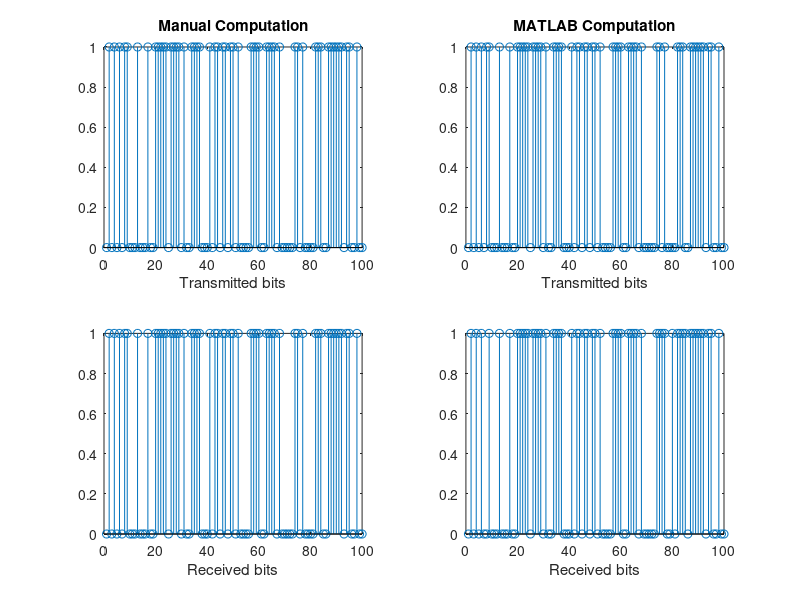
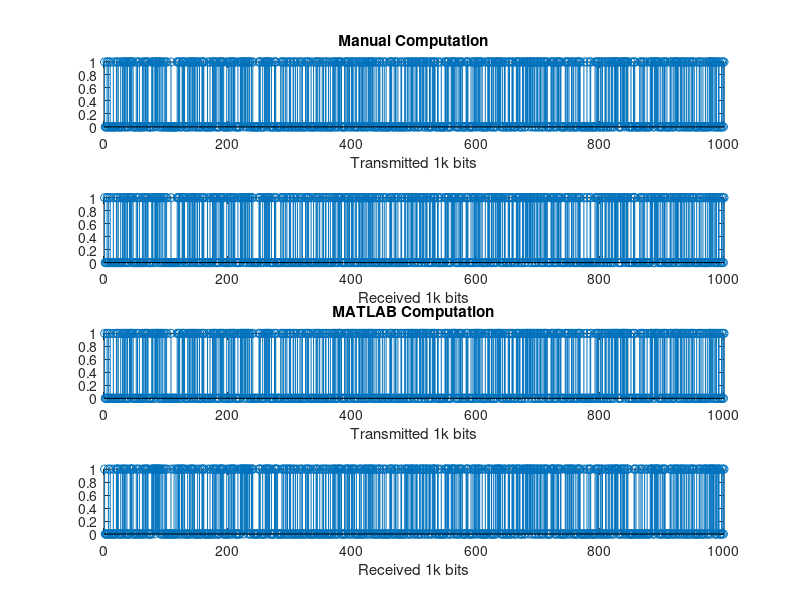
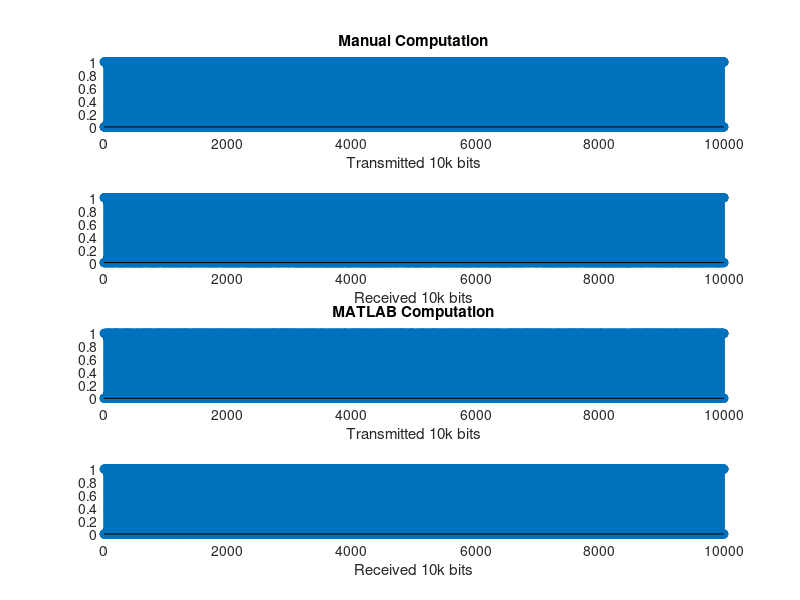
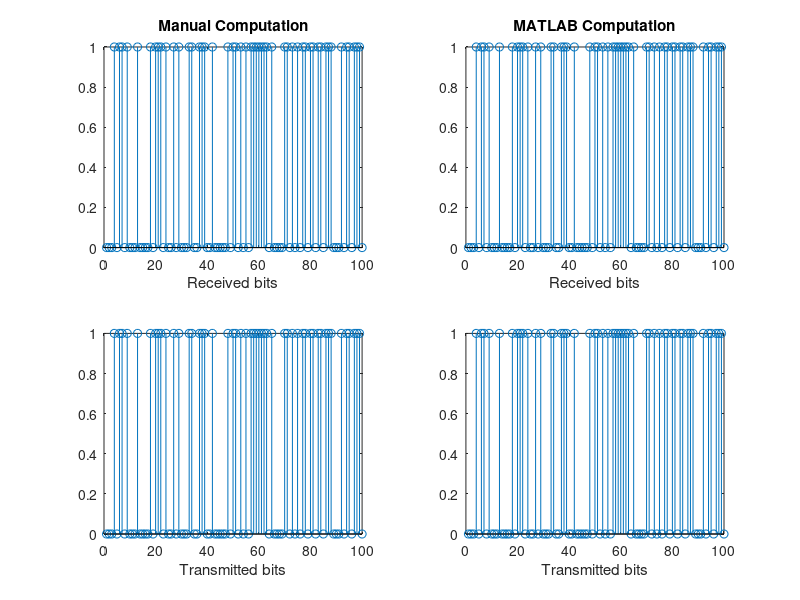

The MATLAB source for these figures, in order:
%% Marwin B. Alejo   2020-20221   EE214_Module1-LabEx2
% * Date Performed (d/m/y): 22/09/2021
% * Disclaimer: values of the used variables varies for every execurtion as
% these are dependent on the randomly defined values of 1s and 0s in N, 
% answers that require particular values are directed to the
% variable where it is stored.

%% I. Binary Symmetric Channel
% Consider a random transmission of 100 bits on a BSC with a 1-p=0.05
% and p=0.95, determine the probabiities of the ff. Let T = Transmitted and
% R = Received.

N_100 = 100; % number of bits to be generated
tx_100 = rand(1,N_100) > 0.5; % generate 100 random bits
tx0_100 = (sum(tx_100(:)==0))/N_100 % rate of transmitted 0's from 100 sample bits
tx1_100 = (sum(tx_100(:)==1))/N_100 % rate of transmitted 1's from 100 sample bits
txe_100 = 0.05; % transmission error probability rate
txs_100 = 0.95; % transmission success probability rate 

%% 1. Manual Computation of P()
% To determine error and success P(Rx) and P(Tx) through MANUAL 
% computations, the ff. equations must be considered:

% Manually computed P(R) - vector | manual XOR implementation
manual_rx_100 = tx_100.*txs_100+tx_100.*txe_100;

 %% a.1 P(R'1'): P() rxing 1s
% 
% $$P(R'1')=P(T'1')\times P(R'1'\mid T'1')+P(T'0')\times P(R'1'\mid T'0')$$
% 
rx1_100 = tx1_100*txs_100+tx0_100*txe_100; % computes the P(R'1')
fprintf('Given the conditions above, the probability that the receiver receive 1s from 100 sample bits is %.4f',rx1_100); % display P(R'1')

%% a.2 P(R'0'): P() rxing 0s
% 
% $$P(R'0')=P(T'0')\times P(R'0'\mid T'0')+P(T'1')\times P(R'0'\mid T'1')$$
% 
rx0_100 = tx0_100*txs_100+tx1_100*txe_100; % computes the P(R'0')
fprintf('Given the conditions above, the probability that the receiver receive 0s from 100 sample bits is %.4f',rx0_100); % display P(R'0')

%% b.1 P(R'1'|T'1') - conditional P() aka priti
% 
% $$P(R'1'|T'1')=\frac{P(T'1'|R'1')\times P(R'1')}{P(T'1')}$$
% 
PR1T1_100 = (txs_100*rx1_100)/tx1_100; % computes P(R'1'|T'1')
fprintf('Given the conditions above, the probability that the receiver receive bit 1 when the transmitted data by the transmitter is bit 1 is %.4f', PR1T1_100); %display P(R'1'|T'1')

%% b.2 P(R'0'|T'1') - conditional P() aka proti
% 
% $$P(R'0'|T'1')=\frac{P(T'1'|R'0')\times P(R'0')}{P(T'1')}$$
% 
PR0T1_100 = (txe_100*rx0_100)/tx1_100; % computes P(R'0'|T'1')
fprintf('Given the conditions above, the probability that the receiver receive bit 0 when the transmitter transmitted bit 1 is %.4f', PR0T1_100); %display P(R'0'|T'1')

%% b.3 P(R'1'|T'0') - conditional P() aka prito
% 
% $$P(R'1'|T'0')=\frac{P(T'0'|R'1')\times P(R'1')}{P(T'0')}$$
% 
PR1T0_100 = (txe_100*rx1_100)/tx0_100; % computes P(R'1'|T'0')
fprintf('Given the conditions above, the probability that the receiver receive bit 1 when the transmitted data by the transmitter is bit 0 is %.4f', PR1T0_100); %display P(R'1'|T'0')

%% b.4 P(R'0'|T'0') - conditional P() aka proto
% 
% $$P(R'0'|T'0')=\frac{P(T'0'|R'0')\times P(R'0')}{P(T'0')}$$
% 
PR0T0_100 = (txs_100*rx0_100)/tx0_100; % computes P(R'0'|T'0')
fprintf('Given the conditions above, the probability that the receiver receive bit 0 when the transmitter transmitted bit 0 is %.4f', PR0T0_100); %display P(R'0'|T'0')

%% c.1 P(T'1'|R'1') - bayesian P() aka P'tiri
% 
% $$P(T'1'|R'1')=\frac{P(R'1'|T'1')\times P(T'1')}{P(R'1'|T'1')\times P(T'1') + P(R'1'|T'0')\times P(T'0')}$$
% 
PT1R1_100 = (txs_100*tx1_100)/((txs_100*tx1_100)+(txe_100*tx0_100)); % computes P(T'1'|R'1')
fprintf('Given the conditions above, the probability that the transmitter transmitted bit 1 when the received data by the receiver is bit 1 is %.4f', PT1R1_100); %display P(T'1'|R'1')

%% c.2 P(T'0'|R'1') - bayesian P() aka P'tori
% 
% $$P(T'0'|R'1')=\frac{P(R'1'|T'0')\times P(T'0')}{P(R'1'|T'0')\times P(T'0') + P(R'1'|T'1')\times P(T'1')}$$
% 
PT0R1_100 = (txe_100*tx0_100)/((txe_100*tx0_100)+(txs_100*tx1_100)); % computes P(T'0'|R'1')
fprintf('Given the conditions above, the probability that the transmitter transmitted bit 0 when then receiver received bit 1 is %.4f', PT0R1_100); %display P(T'0'|R'1')

%% c.3 P(T'1'|R'0') - bayesian P() aka P'tiro
% 
% $$P(T'1'|R'0')=\frac{P(R'0'|T'1')\times P(T'1')}{P(R'0'|T'1')\times P(T'1') + P(R'0'|T'0')\times P(T'0')}$$
% 
PT1R0_100 = (txe_100*tx1_100)/((txe_100*tx1_100)+(txs_100*tx0_100)); % computes P(T'1'|R'0')
fprintf('Given the conditions above, the probability that the transmitter transmitted bit 1 when the received data by the receiver is bit 0 is %.4f', PT1R0_100); %display P(T'1'|R'0')

%% c.4 P(T'0'|R'0') - bayesian P() aka P'toro
% 
% $$P(T'0'|R'0')=\frac{P(R'0'|T'0')\times P(T'0')}{P(R'0'|T'0')\times P(T'0') + P(R'0'|T'1')\times P(T'1')}$$
% 
PT0R0_100 = (txs_100*tx0_100)/((txs_100*tx0_100)+(txe_100*tx1_100)); % computes P(T'0'|R'0')
fprintf('Given the conditions above, the probability that the transmitter send bit 0 when the receiver received bit 0 is %.4f', PT0R0_100); %display P(T'0'|R'0')

%% 2. MATLAB Computation of P()
% To determine error and success P(Rx) and P(Tx) through MATLAB, the ff. 
% codes must be considered:

% For comparison, this figure show the Tx and Rx of both the manually 
% computed (see line 25) and MATLAB-generated Rx vectors.

% lines 13-14 must be inserted here!!!
figure(); subplot(2,2,2)
stem(tx_100);
xlabel('Transmitted bits'); title('MATLAB Computation'); 
% determine is successfully transmitted or not
ch_100 = rand(1,N_100) > txs_100;
rx_100 = xor(tx_100, ch_100);
%plot the results'
subplot(2,2,4), stem(rx_100);
xlabel('Received bits');
subplot(2,2,1), stem(tx_100); xlabel('Transmitted bits'); title('Manual Computation');
subplot(2,2,3), stem(manual_rx_100); xlabel('Received bits'); 
%% 

% P(R'1') and P(R'0') - MATLAB values

% rate of received 0's from 100 sample bits
matlab_rx0_100 = (sum(rx_100(:)==0))/N_100

% rate of received 1's from 100 sample bits
matlab_rx1_100 = (sum(rx_100(:)==1))/N_100
%% 

% PR1T1 from MATLAB gen values
matlab_PR1T1_100 = (txs_100*matlab_rx1_100)/tx1_100 
%% 

% PR0T1 from MATLAB gen values
matlab_PR0T1_100 = (txe_100*matlab_rx0_100)/tx1_100 
%% 

% PR0T1 from MATLAB gen values
matlab_PR1T0_100 = (txe_100*matlab_rx1_100)/tx0_100 
%% 

% PR0T0 from MATLAB gen values
matlab_PR0T0_100 = (txs_100*matlab_rx0_100)/tx0_100 
%% 

% PT1R1 from MATLAB gen values
matlab_PT1R1_100 = (txs_100*tx1_100)/((txs_100*tx1_100)+(txe_100*tx0_100)) 
%% 

% PT0R1 from MATLAB gen values
matlab_PT0R1_100 = (txe_100*tx0_100)/((txe_100*tx0_100)+(txs_100*tx1_100)) 
%% 

% PT1R0 from MATLAB gen values
matlab_PT1R0_100 = (txe_100*tx1_100)/((txe_100*tx1_100)+(txs_100*tx0_100))
%% 

% PT0R0 from MATLAB gen values
matlab_PT0R0_100 = (txs_100*tx0_100)/((txs_100*tx0_100)+(txe_100*tx1_100))

%% Discussion for 1 and 2
% * The calculated P(R'1') and P(R'0') values are defined by the
% variables 'rx1_100' and 'rx0_100' for manual computation (see sec.a1-a2)
% and 'matlab_rx0_100' and 'matlab_rx1_100'. Although the small variance
% between the manually computed and MATLAB-generated received bits are not visible from the figure above, the
% numbers of these variables show that the there exist an error rate of up
% to ~5% (depending on the computed values in line 14) within the 
% transmission channel.
%
% * Similarly, the manually computed (sec.b1-c4) and MATLAB-generated (lines 116-157) 
% PR0T0, PR0T1, PR1T0, PR1T1, T1R1, R1T1, R1T0, and R0T0 show a tiny variance to none from each other assuring
% that there is only a chance of up to ~5% that the received or transmitted bits are
% erroneous. Moreover, the success transmission/receving rate of correct 1
% or 0 bits ccording to these probabilities is up to ~95%, which is aligned
% to the provided specification above.
%
% * By inspection, the values from the manually computed probabilities of the samples by
% conditional differ when the same means applied onto the MATLAB generated
% bits. In contrast to when these probabilities are computed through
% Bayesian theorem, the computed values do not change.

%% 3. Repeat experiment for N=1000 and N=10000 bits.
% To determine error and success P(Rx) and P(Tx) when N=1k and N=10k bits,
% the ff. codes must be realized.

%% 3.a.1 N=1000 bits (Manual Computation)
N_1k = 1000; % number of bits to be generated
tx_1k = rand(1,N_1k) > 0.5; % generate 1000 random bits
tx0_1k = (sum(tx_1k(:)==0))/N_1k % rate of tx 0's from 1k sample bits
tx1_1k = (sum(tx_1k(:)==1))/N_1k % rate of tx 1's from 1k sample bits
txe_1k = 0.05; % transmission error probability rate
txs_1k = 0.95; % transmission success probability rate 

% Manually computed P(R) - vector | manual XOR implementation
manual_rx_1k = tx_1k.*txs_1k+tx_1k.*txe_1k;
%% 

% P(R'1') of 1k bits
rx1_1k = tx1_1k*txs_1k+tx0_1k*txe_1k;
fprintf('Given the conditions above, the probability that the receiver receive 1s from 1000 sample bits is %.4f',rx1_1k);
%% 

% P(R'0') of 1k bits
rx0_1k = tx0_1k*txs_1k+tx1_1k*txe_1k;
fprintf('Given the conditions above, the probability that the receiver receive 0s from 1000 sample bits is %.4f',rx0_1k);
%% 

% P(R'1'|T'1') of 1k bits
PR1T1_1k = (txs_1k*rx1_1k)/tx1_1k;
fprintf('Given the conditions above, the probability that the receiver receive bit 1 when the transmitted data by the transmitter is bit 1 is %.4f', PR1T1_1k);
%% 

% P(R'0'|T'1') of 1k bits
PR0T1_1k = (txe_1k*rx0_1k)/tx1_1k;
fprintf('Given the conditions above, the probability that the receiver receive bit 0 when the transmitter transmitted bit 1 is %.4f', PR0T1_1k);
%% 

% P(R'1'|T'0') of 1k bits
PR1T0_1k = (txe_1k*rx1_1k)/tx0_1k;
fprintf('Given the conditions above, the probability that the receiver receive bit 1 when the transmitted data by the transmitter is bit 0 is %.4f', PR1T0_1k);
%% 

% P(R'0'|T'0') of 1k bits
PR0T0_1k = (txs_1k*rx0_1k)/tx0_1k;
fprintf('Given the conditions above, the probability that the receiver receive bit 0 when the transmitter transmitted bit 0 is %.4f', PR0T0_1k);
%% 

% P(T'1'|R'1') of 1k bits
PT1R1_1k = (txs_1k*tx1_1k)/((txs_1k*tx1_1k)+(txe_1k*tx0_1k));
fprintf('Given the conditions above, the probability that the transmitter transmitted bit 1 when the received data by the receiver is bit 1 is %.4f', PT1R1_1k);
%% 

% P(T'0'|R'1') of 1k bits
PT0R1_1k = (txe_1k*tx0_1k)/((txe_1k*tx0_1k)+(txs_1k*tx1_1k));
fprintf('Given the conditions above, the probability that the transmitter transmitted bit 0 when then receiver received bit 1 is %.4f', PT0R1_1k);
%% 

% P(T'1'|R'0') of 1k bits
PT1R0_1k = (txe_1k*tx1_1k)/((txe_1k*tx1_1k)+(txs_1k*tx0_1k));
fprintf('Given the conditions above, the probability that the transmitter transmitted bit 1 when the received data by the receiver is bit 0 is %.4f', PT1R0_1k);
%% 

% P(T'0'|R'0') of 1k bits
PT0R0_1k = (txs_1k*tx0_1k)/((txs_1k*tx0_1k)+(txe_1k*tx1_1k));
fprintf('Given the conditions above, the probability that the transmitter send bit 0 when the receiver received bit 0 is %.4f', PT0R0_1k);

%% 3.a.2 N=1000 bits (MATLAB Computation)
%% 

% lines 184-185 must be inserted here!!!
figure(); subplot(4,1,3)
stem(tx_1k);
xlabel('Transmitted 1k bits'); title('MATLAB Computation'); 
% determine is successfully transmitted or not
ch_1k = rand(1,N_1k) > txs_1k;
rx_1k = xor(tx_1k, ch_1k);
%plot the results'
subplot(4,1,4), stem(rx_1k);
xlabel('Received 1k bits');
subplot(4,1,1), stem(tx_1k); xlabel('Transmitted 1k bits'); title('Manual Computation');
subplot(4,1,2), stem(manual_rx_1k); xlabel('Received 1k bits'); 

%% 

% P(R'1') and P(R'0') - MATLAB values

% rate of received 0's from 1k sample bits
matlab_rx0_1k = (sum(rx_1k(:)==0))/N_1k

% rate of received 1's from 1k sample bits
matlab_rx1_1k = (sum(rx_1k(:)==1))/N_1k
%% 

% PR1T1 from MATLAB gen values - 1k bits
matlab_PR1T1_1k = (txs_1k*matlab_rx1_1k)/tx1_1k 
%% 

% PR0T1 from MATLAB gen values - 1k bits
matlab_PR0T1_1k = (txe_1k*matlab_rx0_1k)/tx1_1k 
%% 

% PR0T1 from MATLAB gen values - 1k bits
matlab_PR1T0_1k = (txe_1k*matlab_rx1_1k)/tx0_1k 
%% 

% PR0T0 from MATLAB gen values - 1k bits
matlab_PR0T0_1k = (txs_1k*matlab_rx0_1k)/tx0_1k 
%% 

% PT1R1 from MATLAB gen values - 1k bits
matlab_PT1R1_1k = (txs_1k*tx1_1k)/((txs_1k*tx1_1k)+(txe_1k*tx0_1k)) 
%% 

% PT0R1 from MATLAB gen values - 1k bits
matlab_PT0R1_1k = (txe_1k*tx0_1k)/((txe_1k*tx0_1k)+(txs_1k*tx1_1k)) 
%% 

% PT1R0 from MATLAB gen values - 1k bits
matlab_PT1R0_1k = (txe_1k*tx1_1k)/((txe_1k*tx1_1k)+(txs_1k*tx0_1k))
%% 

% PT0R0 from MATLAB gen values - 1k bits
matlab_PT0R0_1k = (txs_1k*tx0_1k)/((txs_1k*tx0_1k)+(txe_1k*tx1_1k))

%% Discussion for 3a1-2
% * The calculated P(R'1') and P(R'0') values are defined by the
% variables 'rx1_1k' and 'rx0_1k' for manual computation (see sec.3a1)
% and 'matlab_rx0_1k' and 'matlab_rx1_1k'. Although the small variance
% between the manually computed and MATLAB-generated received bits are not visible from the figure above, the
% numbers of these variables show that the there exist an error rate of up
% to ~5% (depending on the computed values of N) within the 
% transmission channel.
%
% * Similarly, the manually computed (sec.b1-c4) and MATLAB-generated (lines 271-300) 
% PR0T0, PR0T1, PR1T0, PR1T1, T1R1, R1T1, R1T0, and R0T0 show a tiny variance to none from each other assuring
% that there is only a chance of up to ~5% that the received or transmitted bits are
% erroneous. Moreover, the success transmission/receving rate of correct 1
% or 0 bits ccording to these probabilities is up to ~95%, which is aligned
% to the provided specification above.
%
% * By inspection, the values from the manually computed probabilities of the samples by
% conditional differ when the same means applied onto the MATLAB generated
% bits. In contrast to when these probabilities are computed through
% Bayesian theorem, the computed values do not change.

%% 3.b.1 N=10000 bits (Manual Computation)
N_10k = 10000; % number of bits to be generated
tx_10k = rand(1,N_10k) > 0.5; % generate 10000 random bits
tx0_10k = (sum(tx_10k(:)==0))/N_10k % rate of tx 0's from 10k sample bits
tx1_10k = (sum(tx_10k(:)==1))/N_10k % rate of tx 1's from 10k sample bits
txe_10k = 0.05; % transmission error probability rate
txs_10k = 0.95; % transmission success probability rate 

% Manually computed P(R) - vector | manual XOR implementation
manual_rx_10k = tx_10k.*txs_10k+tx_10k.*txe_10k;
%% 

% P(R'1') of 10k bits
rx1_10k = tx1_10k*txs_10k+tx0_10k*txe_10k;
fprintf('Given the conditions above, the probability that the receiver receive 1s from 10000 sample bits is %.4f',rx1_10k);
%% 

% P(R'0') of 10k bits
rx0_10k = tx0_10k*txs_10k+tx1_10k*txe_10k;
fprintf('Given the conditions above, the probability that the receiver receive 0s from 10000 sample bits is %.4f',rx0_10k);
%% 

% P(R'1'|T'1') of 10k bits
PR1T1_10k = (txs_10k*rx1_10k)/tx1_10k;
fprintf('Given the conditions above, the probability that the receiver receive bit 1 when the transmitted data by the transmitter is bit 1 is %.4f', PR1T1_10k);
%% 

% P(R'0'|T'1') of 10k bits
PR0T1_10k = (txe_10k*rx0_10k)/tx1_10k;
fprintf('Given the conditions above, the probability that the receiver receive bit 0 when the transmitter transmitted bit 1 is %.4f', PR0T1_10k);
%% 

% P(R'1'|T'0') of 10k bits
PR1T0_10k = (txe_10k*rx1_10k)/tx0_10k;
fprintf('Given the conditions above, the probability that the receiver receive bit 1 when the transmitted data by the transmitter is bit 0 is %.4f', PR1T0_10k);
%% 

% P(R'0'|T'0') of 10k bits
PR0T0_10k = (txs_10k*rx0_10k)/tx0_10k;
fprintf('Given the conditions above, the probability that the receiver receive bit 0 when the transmitter transmitted bit 0 is %.4f', PR0T0_10k);
%% 

% P(T'1'|R'1') of 10k bits
PT1R1_10k = (txs_10k*tx1_10k)/((txs_10k*tx1_10k)+(txe_10k*tx0_10k));
fprintf('Given the conditions above, the probability that the transmitter transmitted bit 1 when the received data by the receiver is bit 1 is %.4f', PT1R1_10k);
%% 

% P(T'0'|R'1') of 10k bits
PT0R1_10k = (txe_10k*tx0_10k)/((txe_10k*tx0_10k)+(txs_10k*tx1_10k));
fprintf('Given the conditions above, the probability that the transmitter transmitted bit 0 when then receiver received bit 1 is %.4f', PT0R1_10k);
%% 

% P(T'1'|R'0') of 10k bits
PT1R0_10k = (txe_10k*tx1_10k)/((txe_10k*tx1_10k)+(txs_10k*tx0_10k));
fprintf('Given the conditions above, the probability that the transmitter transmitted bit 1 when the received data by the receiver is bit 0 is %.4f', PT1R0_10k);
%% 

% P(T'0'|R'0') of 10k bits
PT0R0_10k = (txs_10k*tx0_10k)/((txs_10k*tx0_10k)+(txe_10k*tx1_10k));
fprintf('Given the conditions above, the probability that the transmitter send bit 0 when the receiver received bit 0 is %.4f', PT0R0_10k);

%% 3.b.2 N=10000 bits (MATLAB Computation)
%% 

% lines 302-303 must be inserted here!!!
figure(); subplot(4,1,3)
stem(tx_10k);
xlabel('Transmitted 10k bits'); title('MATLAB Computation'); 
% determine is successfully transmitted or not
ch_10k = rand(1,N_10k) > txs_10k;
rx_10k = xor(tx_10k, ch_10k);
%plot the results'
subplot(4,1,4), stem(rx_10k);
xlabel('Received 10k bits');
subplot(4,1,1), stem(tx_10k); xlabel('Transmitted 10k bits'); title('Manual Computation');
subplot(4,1,2), stem(manual_rx_10k); xlabel('Received 10k bits'); 
%% 

% P(R'1') and P(R'0') - MATLAB values

% rate of received 0's from 10k sample bits
matlab_rx0_10k = (sum(rx_10k(:)==0))/N_10k

% rate of received 1's from 10k sample bits
matlab_rx1_10k = (sum(rx_10k(:)==1))/N_10k
%% 

% PR1T1 from MATLAB gen values - 10k bits
matlab_PR1T1_10k = (txs_10k*matlab_rx1_10k)/tx1_10k 
%% 

% PR0T1 from MATLAB gen values - 10k bits
matlab_PR0T1_10k = (txe_10k*matlab_rx0_10k)/tx1_10k 
%% 

% PR0T1 from MATLAB gen values - 10k bits
matlab_PR1T0_10k = (txe_10k*matlab_rx1_10k)/tx0_10k 
%% 

% PR0T0 from MATLAB gen values - 10k bits
matlab_PR0T0_10k = (txs_10k*matlab_rx0_10k)/tx0_10k 
%% 

% PT1R1 from MATLAB gen values - 10k bits
matlab_PT1R1_10k = (txs_10k*tx1_10k)/((txs_10k*tx1_10k)+(txe_10k*tx0_10k)) 
%% 

% PT0R1 from MATLAB gen values - 10k bits
matlab_PT0R1_10k = (txe_10k*tx0_10k)/((txe_10k*tx0_10k)+(txs_10k*tx1_10k)) 
%% 

% PT1R0 from MATLAB gen values - 10k bits
matlab_PT1R0_10k = (txe_10k*tx1_10k)/((txe_10k*tx1_10k)+(txs_10k*tx0_10k))
%% 

% PT0R0 from MATLAB gen values - 10k bits
matlab_PT0R0_10k = (txs_10k*tx0_10k)/((txs_10k*tx0_10k)+(txe_10k*tx1_10k))

%% Discussion for 3b1-2
% * The calculated P(R'1') and P(R'0') values are defined by the
% variables 'rx1_10k' and 'rx0_10k' for manual computation (see sec.3b1)
% and 'matlab_rx0_10k' and 'matlab_rx1_10k'. Although the small variance
% between the manually computed and MATLAB-generated received bits are not visible from the figure above, the
% numbers of these variables show that the there exist an error rate of up
% to ~5% (depending on the computed values of N) within the 
% transmission channel.
%
% * Similarly, the manually computed (sec.b1-c4) and MATLAB-generated (lines 401-439) 
% PR0T0, PR0T1, PR1T0, PR1T1, T1R1, R1T1, R1T0, and R0T0 show a tiny variance to none from each other assuring
% that there is only a chance of up to ~5% that the received or transmitted bits are
% erroneous. Moreover, the success transmission/receving rate of correct 1
% or 0 bits ccording to these probabilities is up to ~95%, which is aligned
% to the provided specification above.
%
% * By inspection, the values from the manually computed probabilities of the samples by
% conditional differ when the same means applied onto the MATLAB generated
% bits. In contrast to when these probabilities are computed through
% Bayesian theorem, the computed values do not change.

%% Conclusion for sec.3
% * Regardless of the length of N or bits transmitted in the BSC
% configuration above, both the manual computations and MATLAB-generated
% simulations and probabilities suggested that the success rate of
% transmission and receiving over the BSC is ~95% with an error rate of
% ~5%. By inspection, it is also observed that the computed probabilities
% by 'conditional method' provide values with tiny variances between the
% manual computations and MATLAB-generated whilst there are none when using
% 'Bayesian method'. Overall, like the corss-validation formulas of confusion matrix, the equations above determine only the
% probabilities of success and error rates of data transmission and receiving the generated
% N-bits over the BSC and the combination of both values of Tx and Rx.
% Moreover, the computed values of these probabilistic equations proved
% that the success Tx(1,0,1,0)/Rx(1,1,0,0) rates of the considered BSC are
% ~95% when alike bits and ~5% when different bit value.

%% II. Non-Symmetric Channel
% Assume the channel is non-symmetric. The probability that a '1' is
% correctly received as '1' is 0.95 while the probability that a '0' is
% correctly received as '0' is 0.85.

%%
% Unlike the previous cases, the transmission rates of 0 and 1 are required
% to be identified since sucessful receive rate of 0 and 1 are already
% provided. Moreover, P(T'1') and P(T'0') must be determined to compute the 
% same probabilities above. The following equations below are necessary to 
% suffice these requirements.

%% 1.a Manual Computation
% * For this section of the lab activity, the author considered generating
% 100 random bits to 

N_100_NS = 100; % number of bits to be generated
rx_100_NS = rand(1,N_100_NS) > 0.5; % generate 100 random bits
rx0_100_NS = (sum(rx_100_NS(:)==0))/N_100_NS % rate of rx 0's from 100 sample bits
rx1_100_NS = (sum(rx_100_NS(:)==1))/N_100_NS % rate of rx 1's from 100 sample bits
rxe1_100_NS = 0.05; % rx 1 error probability rate
rxs1_100_NS = 0.95; % rx 1 success probability rate
rxe0_100_NS = 0.15; % rx 0 error probability rated
rxs0_100_NS = 0.85; % rx 0 success probability rate

%% a.1 P(T'1'): P() txing 1s
% 
% $$P(T'1')=P(R'1')\times P(T'1'\mid R'1')+P(R'0')\times P(T'1'\mid R'0')$$
%

manual_tx1_100_NS = rx_100_NS.*rxs1_100_NS+rx_100_NS.*rxe1_100_NS;
manual_tx0_100_NS = rx_100_NS.*rxs0_100_NS+rx_100_NS.*rxe0_100_NS;
manual_tx_100_NS = manual_tx1_100_NS .* manual_tx0_100_NS; %anding ops

% computes the P(T'1')
tx1_100_NS = rx1_100_NS*rxs1_100_NS+rx0_100_NS*rxe1_100_NS; 
fprintf('Given the conditions above, the probability that the transmitter transmitted 1s from 100 sample bits is %.4f',tx1_100_NS); % display P(T'1')

%% a.2 P(T'0'): P() txing 1s
% 
% $$P(T'0')=P(R'0')\times P(T'0'\mid R'0')+P(R'1')\times P(T'0'\mid R'1')$$
%

% computes the P(T'0')
tx0_100_NS = rxs1_100_NS*rxs0_100_NS+rx1_100_NS*rxe0_100_NS; 
fprintf('Given the conditions above, the probability that the transmitter transmitted 0s from 100 sample bits is %.4f',tx0_100_NS); % display P(T'0')

%% b. PR1T1, PR0T1, PR1T0, PR0T0

%% 

% PR1T1
PR1T1_100_NS = (rxs1_100_NS*rx1_100_NS)/tx1_100_NS;
fprintf('Given the conditions above, the probability that the receiver receive bit 1 when the transmitted data by the transmitter is bit 1 is %.4f', PR1T1_100_NS);
%% 

% PR0T1
PR0T1_100_NS = (rxe1_100_NS*rx0_100_NS)/tx1_100_NS;
fprintf('Given the conditions above, the probability that the receiver receive bit 0 when the transmitted data by the transmitter is bit 1 is %.4f', PR0T1_100_NS);
%% 

% PR1T0
PR1T0_100_NS = (rxe0_100_NS*rx1_100_NS)/tx0_100_NS;
fprintf('Given the conditions above, the probability that the receiver receive bit 1 when the transmitted data by the transmitter is bit 0 is %.4f', PR1T0_100_NS);
%% 

% PR0T0
PR0T0_100_NS = (rxs0_100_NS*rx0_100_NS)/tx0_100_NS;
fprintf('Given the conditions above, the probability that the receiver receive bit 0 when the transmitted data by the transmitter is bit 0 is %.4f', PR0T0_100_NS);
%% 

% PT1R1
PT1R1_100_NS = (rxs1_100_NS*tx1_100_NS)/((rxs1_100_NS*tx1_100_NS)+(rxe0_100_NS*tx0_100_NS)) 
%% 

% PT0R1
PT0R1_100_NS = (rxe0_100_NS*tx0_100_NS)/((rxe0_100_NS*tx0_100_NS)+(rxs1_100_NS*tx1_100_NS)) 
%% 

% PT1R0
PT1R0_100_NS = (rxe1_100_NS*tx1_100_NS)/((rxe1_100_NS*tx1_100_NS)+(rxs0_100_NS*tx0_100_NS))
%% 

% PT0R0
PT0R0_100_NS = (rxs0_100_NS*tx0_100_NS)/((rxs0_100_NS*tx0_100_NS)+(rxe1_100_NS*tx1_100_NS))

%% 1.b MATLAB Computation

figure(); subplot(2,2,2)
stem(rx_100_NS);
xlabel('Received bits'); title('MATLAB Computation'); 
% determine is successfully received or not
ch1_100_NS = rand(1,N_100_NS) > 0.95;
ch0_100_NS = rand(1,N_100_NS) > 0.85;
ch_100_NS = and(ch1_100_NS, ch0_100_NS);
tx_100_NS = xor(rx_100_NS, ch_100_NS);
%plot the results'
subplot(2,2,4), stem(rx_100_NS);
xlabel('Transmitted bits');
subplot(2,2,1), stem(manual_tx_100_NS); xlabel('Received bits'); title('Manual Computation');
subplot(2,2,3), stem(rx_100_NS); xlabel('Transmitted bits'); 

matlab_tx0_100_NS = (sum(tx_100_NS(:)==0))/N_100_NS % rate of tx 0's from 100 sample bits
matlab_tx1_100_NS = (sum(tx_100_NS(:)==1))/N_100_NS % rate of tx 1's from 100 sample bits

%% 

% PR1T1
matlab_PR1T1_100_NS = (rxs1_100_NS*rx1_100_NS)/matlab_tx1_100_NS;
fprintf('Given the conditions above, the probability that the receiver receive bit 1 when the transmitted data by the transmitter is bit 1 is %.4f', PR1T1_100_NS);
%% 

% PR0T1
matlab_PR0T1_100_NS = (rxe1_100_NS*rx0_100_NS)/matlab_tx1_100_NS;
fprintf('Given the conditions above, the probability that the receiver receive bit 0 when the transmitted data by the transmitter is bit 1 is %.4f', PR0T1_100_NS);
%% 

% PR1T0
matlab_PR1T0_100_NS = (rxe0_100_NS*rx1_100_NS)/matlab_tx0_100_NS;
fprintf('Given the conditions above, the probability that the receiver receive bit 1 when the transmitted data by the transmitter is bit 0 is %.4f', PR1T0_100_NS);
%% 

% PR0T0
matlab_PR0T0_100_NS = (rxs0_100_NS*rx0_100_NS)/matlab_tx0_100_NS;
fprintf('Given the conditions above, the probability that the receiver receive bit 0 when the transmitted data by the transmitter is bit 0 is %.4f', PR0T0_100_NS);
%% 

% PT1R1
matlab_PT1R1_100_NS = (rxs1_100_NS*matlab_tx1_100_NS)/((rxs1_100_NS*matlab_tx1_100_NS)+(rxe0_100_NS*matlab_tx0_100_NS)) 
%% 

% PT0R1
matlab_PT0R1_100_NS = (rxe0_100_NS*matlab_tx0_100_NS)/((rxe0_100_NS*matlab_tx0_100_NS)+(rxs1_100_NS*matlab_tx1_100_NS)) 
%% 

% PT1R0
matlab_PT1R0_100_NS = (rxe1_100_NS*matlab_tx1_100_NS)/((rxe1_100_NS*matlab_tx1_100_NS)+(rxs0_100_NS*matlab_tx0_100_NS))
%% 

% PT0R0
matlab_PT0R0_100_NS = (rxs0_100_NS*matlab_tx0_100_NS)/((rxs0_100_NS*matlab_tx0_100_NS)+(rxe1_100_NS*matlab_tx1_100_NS))

%% Discussion of section II-1a-b
% * Given the specifications above, the probabilities computed manually are
% defined by the variables 'tx0_100_NS', 'tx1_100_NS' for P(T'0') and
% P(T'1'), 'PR1T1_100_NS', 'PR0T1_100_NS', 'PR1T0_100_NS', 'PR0T0_100_NS'
% for P(R'1'|T'1'), P(R'0'|T'1'), P(R'1'|T'0'), and P(R'0'|T'0'),
% respectively. The variables 'PT1R1_100_NS', 'PT1R0_100_NS', 'PT0R1_100_NS',
% 'PT0R0_100_NS' define the P(T'1'|R'1'), P(T'0'|R'1'), P(T'1'|R'0'), and
% P(T'0'|R'0') respectively. 
%
% The probabilities computed through MATLAB are
% defined by the variables 'matlab_tx0_100_NS', 'matlab_tx1_100_NS' for P(T'0') and
% P(T'1'), 'matlab_PR1T1_100_NS', 'matlab_PR0T1_100_NS', 'matlab_PR1T0_100_NS', 'matlab_PR0T0_100_NS'
% for P(R'1'|T'1'), P(R'0'|T'1'), P(R'1'|T'0'), and P(R'0'|T'0'),
% respectively. The variables 'matlab_PT1R1_100_NS', 'matlab_PT1R0_100_NS', 'matlab_PT0R1_100_NS',
% 'matlab_PT0R0_100_NS' define the P(T'1'|R'1'), P(T'0'|R'1'), P(T'1'|R'0'), and
% P(T'0'|R'0') respectively. 
%
% By inspection, the the manually computed and those through MATLAB
% conditional probabilities ahow similar output only that these numbers are
% farther from the requirement of the Asym BC. In contrast with the
% probabilities computed using BAyesian theorem, the values appear to be
% balanced in both Rx and Tx considering the conbitions of 1 and 0 in both
% ends.Furthermore, we may relate the computed probabilities through
% conditional method to the outcom of Binary Erasure Channel where a
% portion of the output had gone missing or erased due to asymmetrical
% design proabilities of Rx and Tx.

%% 2. MATLAB Asym. N=10000
%
N_10k_NS = 10000; % number of bits to be generated
rx_10k_NS = rand(1,N_10k_NS) > 0.5; % generate 100 random bits
rx0_10k_NS = (sum(rx_10k_NS(:)==0))/N_10k_NS % rate of rx 0's from 100 sample bits
rx1_10k_NS = (sum(rx_10k_NS(:)==1))/N_10k_NS % rate of rx 1's from 100 sample bits
rxe1_10k_NS = 0.05; % rx 1 error probability rate
rxs1_10k_NS = 0.95; % rx 1 success probability rate
rxe0_10k_NS = 0.15; % rx 0 error probability rated
rxs0_10k_NS = 0.85; % rx 0 success probability rate

%% a.1 P(T'1'): P() txing 1s
% 
% $$P(T'1')=P(R'1')\times P(T'1'\mid R'1')+P(R'0')\times P(T'1'\mid R'0')$$
%

manual_tx1_10k_NS = rx_10k_NS.*rxs1_10k_NS+rx_10k_NS.*rxe1_10k_NS;
manual_tx0_10k_NS = rx_10k_NS.*rxs0_10k_NS+rx_10k_NS.*rxe0_10k_NS;
manual_tx_10k_NS = manual_tx1_10k_NS .* manual_tx0_10k_NS; %anding ops

% computes the P(T'1')
tx1_10k_NS = rx1_10k_NS*rxs1_10k_NS+rx0_10k_NS*rxe1_10k_NS; 
fprintf('Given the conditions above, the probability that the transmitter transmitted 1s from 100 sample bits is %.4f',tx1_10k_NS); % display P(T'1')

%% a.2 P(T'0'): P() txing 1s
% 
% $$P(T'0')=P(R'0')\times P(T'0'\mid R'0')+P(R'1')\times P(T'0'\mid R'1')$$
%

% computes the P(T'0')
tx0_10k_NS = rxs1_10k_NS*rxs0_10k_NS+rx1_10k_NS*rxe0_10k_NS; 
fprintf('Given the conditions above, the probability that the transmitter transmitted 0s from 100 sample bits is %.4f',tx0_10k_NS); % display P(T'0')

%% b. PR1T1, PR0T1, PR1T0, PR0T0

%% 

% PR1T1
PR1T1_10k_NS = (rxs1_10k_NS*rx1_10k_NS)/tx1_10k_NS;
fprintf('Given the conditions above, the probability that the receiver receive bit 1 when the transmitted data by the transmitter is bit 1 is %.4f', PR1T1_10k_NS);
%% 

% PR0T1
PR0T1_10k_NS = (rxe1_10k_NS*rx0_10k_NS)/tx1_10k_NS;
fprintf('Given the conditions above, the probability that the receiver receive bit 0 when the transmitted data by the transmitter is bit 1 is %.4f', PR0T1_10k_NS);
%% 

% PR1T0
PR1T0_10k_NS = (rxe0_10k_NS*rx1_10k_NS)/tx0_10k_NS;
fprintf('Given the conditions above, the probability that the receiver receive bit 1 when the transmitted data by the transmitter is bit 0 is %.4f', PR1T0_10k_NS);
%% 

% PR0T0
PR0T0_10k_NS = (rxs0_10k_NS*rx0_10k_NS)/tx0_10k_NS;
fprintf('Given the conditions above, the probability that the receiver receive bit 0 when the transmitted data by the transmitter is bit 0 is %.4f', PR0T0_10k_NS);
%% 

% PT1R1
PT1R1_10k_NS = (rxs1_10k_NS*tx1_10k_NS)/((rxs1_10k_NS*tx1_10k_NS)+(rxe0_10k_NS*tx0_10k_NS)) 
%% 

% PT0R1
PT0R1_10k_NS = (rxe0_10k_NS*tx0_10k_NS)/((rxe0_10k_NS*tx0_10k_NS)+(rxs1_10k_NS*tx1_10k_NS)) 
%% 

% PT1R0
PT1R0_10k_NS = (rxe1_10k_NS*tx1_10k_NS)/((rxe1_10k_NS*tx1_10k_NS)+(rxs0_10k_NS*tx0_10k_NS))
%% 

% PT0R0
PT0R0_10k_NS = (rxs0_10k_NS*tx0_10k_NS)/((rxs0_10k_NS*tx0_10k_NS)+(rxe1_10k_NS*tx1_10k_NS))

%% 2.b MATLAB Computation

figure(); subplot(2,2,2)
stem(rx_10k_NS);
xlabel('Received bits'); title('MATLAB Computation'); 
% determine is successfully received or not
ch1_10k_NS = rand(1,N_10k_NS) > 0.95;
ch0_10k_NS = rand(1,N_10k_NS) > 0.85;
ch_10k_NS = and(ch1_10k_NS, ch0_10k_NS);
tx_10k_NS = xor(rx_10k_NS, ch_10k_NS);
%plot the results'
subplot(2,2,4), stem(rx_10k_NS);
xlabel('Transmitted bits');
subplot(2,2,1), stem(manual_tx_10k_NS); xlabel('Received bits'); title('Manual Computation');
subplot(2,2,3), stem(rx_10k_NS); xlabel('Transmitted bits'); 

matlab_tx0_10k_NS = (sum(tx_10k_NS(:)==0))/N_10k_NS % rate of tx 0's from 10k sample bits
matlab_tx1_10k_NS = (sum(tx_10k_NS(:)==1))/N_10k_NS % rate of tx 1's from 10k sample bits

%% 

% PR1T1
matlab_PR1T1_10k_NS = (rxs1_10k_NS*rx1_10k_NS)/matlab_tx1_10k_NS;
fprintf('Given the conditions above, the probability that the receiver receive bit 1 when the transmitted data by the transmitter is bit 1 is %.4f', PR1T1_10k_NS);
%% 

% PR0T1
matlab_PR0T1_10k_NS = (rxe1_10k_NS*rx0_10k_NS)/matlab_tx1_10k_NS;
fprintf('Given the conditions above, the probability that the receiver receive bit 0 when the transmitted data by the transmitter is bit 1 is %.4f', PR0T1_10k_NS);
%% 

% PR1T0
matlab_PR1T0_10k_NS = (rxe0_10k_NS*rx1_10k_NS)/matlab_tx0_10k_NS;
fprintf('Given the conditions above, the probability that the receiver receive bit 1 when the transmitted data by the transmitter is bit 0 is %.4f', PR1T0_10k_NS);
%% 

% PR0T0
matlab_PR0T0_10k_NS = (rxs0_10k_NS*rx0_10k_NS)/matlab_tx0_10k_NS;
fprintf('Given the conditions above, the probability that the receiver receive bit 0 when the transmitted data by the transmitter is bit 0 is %.4f', PR0T0_10k_NS);
%% 

% PT1R1
matlab_PT1R1_10k_NS = (rxs1_10k_NS*matlab_tx1_10k_NS)/((rxs1_10k_NS*matlab_tx1_10k_NS)+(rxe0_10k_NS*matlab_tx0_10k_NS)) 
%% 

% PT0R1
matlab_PT0R1_10k_NS = (rxe0_10k_NS*matlab_tx0_10k_NS)/((rxe0_10k_NS*matlab_tx0_10k_NS)+(rxs1_10k_NS*matlab_tx1_10k_NS)) 
%% 

% PT1R0
matlab_PT1R0_10k_NS = (rxe1_10k_NS*matlab_tx1_10k_NS)/((rxe1_10k_NS*matlab_tx1_10k_NS)+(rxs0_10k_NS*matlab_tx0_10k_NS))
%% 

% PT0R0
matlab_PT0R0_10k_NS = (rxs0_10k_NS*matlab_tx0_10k_NS)/((rxs0_10k_NS*matlab_tx0_10k_NS)+(rxe1_10k_NS*matlab_tx1_10k_NS))

%% Discussion of section II-2a-b
% * Given the specifications above, the probabilities computed manually are
% defined by the variables 'tx0_10k_NS', 'tx1_10k_NS' for P(T'0') and
% P(T'1'), 'PR1T1_10k_NS', 'PR0T1_10k_NS', 'PR1T0_10k_NS', 'PR0T0_10k_NS'
% for P(R'1'|T'1'), P(R'0'|T'1'), P(R'1'|T'0'), and P(R'0'|T'0'),
% respectively. The variables 'PT1R1_10k_NS', 'PT1R0_10k_NS', 'PT0R1_10k_NS',
% 'PT0R0_10k_NS' define the P(T'1'|R'1'), P(T'0'|R'1'), P(T'1'|R'0'), and
% P(T'0'|R'0') respectively. 
%
% The probabilities computed through MATLAB are
% defined by the variables 'matlab_tx0_10k_NS', 'matlab_tx1_10k_NS' for P(T'0') and
% P(T'1'), 'matlab_PR1T1_10k_NS', 'matlab_PR0T1_10k_NS', 'matlab_PR1T0_10k_NS', 'matlab_PR0T0_10k_NS'
% for P(R'1'|T'1'), P(R'0'|T'1'), P(R'1'|T'0'), and P(R'0'|T'0'),
% respectively. The variables 'matlab_PT1R1_10k_NS', 'matlab_PT1R0_10k_NS', 'matlab_PT0R1_10k_NS',
% 'matlab_PT0R0_10k_NS' define the P(T'1'|R'1'), P(T'0'|R'1'), P(T'1'|R'0'), and
% P(T'0'|R'0') respectively. 
%
% By inspection, the the manually computed and those through MATLAB
% conditional probabilities ahow similar output only that these numbers are
% farther from the requirement of the Asym BC. In contrast with the
% probabilities computed using BAyesian theorem, the values appear to be
% balanced in both Rx and Tx considering the conbitions of 1 and 0 in both
% ends.Furthermore, we may relate the computed probabilities through
% conditional method to the outcom of Binary Erasure Channel where a
% portion of the output had gone missing or erased due to asymmetrical
% design proabilities of Rx and Tx.

%% 3. When 60% of the tx bits are '1s'.
% * Regardless of the statistics of 1s and 0s of the transmitted bits by
%the transmitter, whether it is biased by 60% for '1s' or not, the probabilities computed
%using conditional or bayesian means will alter as these equations are
%naturally dependent on the P(T'1') and P(T'0') and of the receiver as well
%P(R'1') and P(R'0'). Also, whether the gicen channel is symmetric or not,
%it also expected that the value of the probabilities might change.
%Consider the codes and executions above or try re-executing the sourcefile
%of this lab report and observe the changes it provide for every sampled
%bits by rand(). By these inspections, we may conclude that the
%probabilities studied above are dependent on the probabilities of the bits
%tx and rx by the channel hence, alteration their value might happen when
%these rx and tx probabilities are changed.